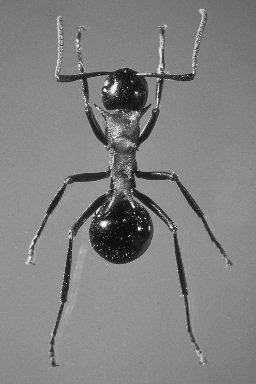
//> input picture assignment2/ant_gray.bmp, 256 x 384 px
$ ./assign2   (built with g++ and OpenCV 4)
//> lines starting //> are read from the running program, lines starting //| are printed output that depends on the picture; after the words box and inside, x2 and y2 are one past the last pixel; in counts of white or black regions, pixels touching at a corner belong together
#include <opencv/cv.h>
#include <opencv2/core/core.hpp>
#include <opencv2/highgui/highgui.hpp>
#include "opencv2/imgproc/imgproc.hpp"
#include <algorithm>
#include <iostream>
#include <map>
#include <math.h>
#include <stack>
#include <cmath>
using namespace cv;
using namespace std;

Mat currentImage;
int sobelX[3][3]={{-1,0,1},{-2,0,2},{-1,0,1}};
int sobelY[3][3]={{1,2,1},{0,0,0},{-1,-2,-1}};
double UsharpMask[3][3]={{0.0625,0.125,0.0625},{0.125,0.25,0.125},{0.0625,0.125,0.0625}};
struct pixel{
   int x,y;
   pixel(){}
   pixel(int myx, int myy){
	x=myx;
        y=myy;
  }

};


int MaskPatch(const Mat& image,int x, int y, int mask[3][3]){
   int returnVal;
   returnVal=(mask[0][0]*image.at<uchar>(x-1,y-1))+(mask[0][1]*image.at<uchar>(x,y-1))+(mask[0][2]*image.at<uchar>(x+1,y-1))+(mask[1][0]*image.at<uchar>(x-1,y))+(mask[1][1]*image.at<uchar>(x,y))+(mask[1][2]*image.at<uchar>(x+1,y))+(mask[2][0]*image.at<uchar>(x-1,y+1))+(mask[2][1]*image.at<uchar>(x,y+1))+(mask[2][2]*image.at<uchar>(x+1,y+1));
   return returnVal;
}

int MaskPatchD(const Mat& image,int x, int y, double mask[3][3]){
   int returnVal;
   returnVal=(mask[0][0]*image.at<uchar>(x-1,y-1))+(mask[0][1]*image.at<uchar>(x,y-1))+(mask[0][2]*image.at<uchar>(x+1,y-1))+(mask[1][0]*image.at<uchar>(x-1,y))+(mask[1][1]*image.at<uchar>(x,y))+(mask[1][2]*image.at<uchar>(x+1,y))+(mask[2][0]*image.at<uchar>(x-1,y+1))+(mask[2][1]*image.at<uchar>(x,y+1))+(mask[2][2]*image.at<uchar>(x+1,y+1))/4;
   return returnVal;
}

int MaskPatchF11(const Mat& image,int x, int y, vector<vector<float>> mask){
   int returnVal;
   returnVal=0;
   return returnVal;
}

int MaskPatchF7(const Mat& image,int x, int y, vector<vector<double>> mask){
   int row1,row2,row3,row4,row5,row6,row7;
   row1=(mask[0][0]*image.at<uchar>(x-3,y-3))+(mask[0][1]*image.at<uchar>(x-2,y-3))+(mask[0][
2]*image.at<uchar>(x-1,y-3))+(mask[0][3]*image.at<uchar>(x,y-3))+(mask[0][4]*image.at<uchar>(x+1,y-3))+(mask[0][5]*image.at<uchar>(x+2,y-3))+(mask[0][6]*image.at<uchar>(x+3,y-3));
   row2=(mask[1][0]*image.at<uchar>(x-3,y-2))+(mask[1][1]*image.at<uchar>(x-2,y-2))+(mask[1][
2]*image.at<uchar>(x-1,y-2))+(mask[1][3]*image.at<uchar>(x,y-2))+(mask[1][4]*image.at<uchar>(x+1,y-2))+(mask[1][5]*image.at<uchar>(x+2,y-2))+(mask[1][6]*image.at<uchar>(x+3,y-2));
   row3=(mask[2][0]*image.at<uchar>(x-3,y-1))+(mask[2][1]*image.at<uchar>(x-2,y-1))+(mask[2][
2]*image.at<uchar>(x-1,y-1))+(mask[2][3]*image.at<uchar>(x,y-1))+(mask[2][4]*image.at<uchar>(x+1,y-1))+(mask[2][5]*image.at<uchar>(x+2,y-1))+(mask[2][6]*image.at<uchar>(x+3,y-1));
   row4=(mask[3][0]*image.at<uchar>(x-3,y))+(mask[3][1]*image.at<uchar>(x-2,y))+(mask[3][
2]*image.at<uchar>(x-1,y))+(mask[3][3]*image.at<uchar>(x,y))+(mask[3][4]*image.at<uchar>(x+1,y))+(mask[3][5]*image.at<uchar>(x+2,y))+(mask[3][6]*image.at<uchar>(x+3,y));
   row5=(mask[4][0]*image.at<uchar>(x-3,y+1))+(mask[4][1]*image.at<uchar>(x-2,y+1))+(mask[4][
2]*image.at<uchar>(x-1,y+1))+(mask[4][3]*image.at<uchar>(x,y+1))+(mask[4][4]*image.at<uchar>(x+1,y+1))+(mask[4][5]*image.at<uchar>(x+2,y+1))+(mask[4][6]*image.at<uchar>(x+3,y+1));
   row6=(mask[5][0]*image.at<uchar>(x-3,y+2))+(mask[5][1]*image.at<uchar>(x-2,y+2))+(mask[5][
2]*image.at<uchar>(x-1,y+2))+(mask[5][3]*image.at<uchar>(x,y+2))+(mask[5][4]*image.at<uchar>(x+1,y+2))+(mask[5][5]*image.at<uchar>(x+2,y+2))+(mask[5][6]*image.at<uchar>(x+3,y+2));
   row6=(mask[6][0]*image.at<uchar>(x-3,y+3))+(mask[6][1]*image.at<uchar>(x-2,y+3))+(mask[6][
2]*image.at<uchar>(x-1,y+3))+(mask[6][3]*image.at<uchar>(x,y+3))+(mask[6][4]*image.at<uchar>(x+1,y+3))+(mask[6][5]*image.at<uchar>(x+2,y+3))+(mask[6][6]*image.at<uchar>(x+3,y+3));
   return row1+row2+row3+row4+row5+row6+row7;
}


int MaskPatchF11(const Mat& image,int x, int y, vector<vector<double>> mask){
   int offset= -5;
   int total=0;
for(int i=0;i<11;++i){
   total =(mask[i][0]*image.at<uchar>(x-5,y+offset))+(mask[i][1]*image.at<uchar>(x-4,y+offset))+(mask[i][2]*image.at<uchar>(x-3,y+offset))+(mask[i][3]*image.at<uchar>(x-2,y+offset))+(mask[i][4]*image.at<uchar>(x-1,y+offset))+(mask[i][5]*image.at<uchar>(x,y+offset))+(mask[i][6]*image.at<uchar>(x+1,y+offset))+(mask[i][7]*image.at<uchar>(x+2,y+offset))+(mask[i][8]*image.at<uchar>(x+3,y+offset))+(mask[i][9]*image.at<uchar>(x+4,y+offset))+(mask[i][10]*image.at<uchar>(x+5,y+offset))+total;
++offset;
 }

   return total;
}


Mat Sobel(Mat image){
   Mat returnImage=image.clone();
   for(int i=1;i<image.rows-2;++i){
	for(int j=1;j<image.cols-2;++j){
            int pixX=MaskPatch(image,i,j,sobelX);
            int pixY=MaskPatch(image,i,j,sobelY);
	    returnImage.at<uchar>(i,j)=sqrt((pixX*pixX)+(pixY*pixY));
        }
   }

   return returnImage;
}


Mat Usharp(const Mat& image){
   Mat returnImage=image.clone();
   for(int i=1;i<image.rows-2;++i){
	for(int j=1;j<image.cols-2;++j){
            int newval= image.at<uchar>(i,j)-MaskPatchD(image,i,j,UsharpMask);
            newval=((int)image.at<uchar>(i,j))+newval;
	    returnImage.at<uchar>(i,j)=newval;
        }
   }

   return returnImage;
}


Mat Blur(const Mat& image){
   Mat returnImage=image.clone();
   for(int i=1;i<image.rows-2;++i){
	for(int j=1;j<image.cols-2;++j){
	    returnImage.at<uchar>(i,j)=MaskPatchD(image,i,j,UsharpMask);
        }
   }

   return returnImage;
}


Mat Sig7(const Mat& image,vector<vector<double>> mask){
   Mat returnImage=image.clone();
   for(int i=3;i<image.rows-6;++i){
	for(int j=3;j<image.cols-6;++j){
	    returnImage.at<uchar>(i,j)=MaskPatchF7(image,i,j,mask);
        }
   }

   for(int i=0;i<image.rows;++i){
	for(int j=0;j<image.cols;++j){
	    if((int)(returnImage.at<uchar>(i,j))<100){
               returnImage.at<uchar>(i,j)=255;

            }
	    else{
               returnImage.at<uchar>(i,j)=0;

            }
        }
   }

   return returnImage;
}

Mat Sig11(const Mat& image,vector<vector<double>> mask){
   Mat returnImage=image.clone();
   for(int i=5;i<image.rows-10;++i){
	for(int j=5;j<image.cols-10;++j){
	    returnImage.at<uchar>(i,j)=MaskPatchF11(image,i,j,mask);

        }
   }
   for(int i=0;i<image.rows;++i){
	for(int j=0;j<image.cols;++j){
	    if((int)(returnImage.at<uchar>(i,j))<100){
               returnImage.at<uchar>(i,j)=255;

            }
	    else{
               returnImage.at<uchar>(i,j)=0;

            }
        }
   }

   return returnImage;
}

vector<vector<double>> createLoGMask(double sigma, int size, int offset, int scale, int mapScale){

	int min =((-1.0 * (double)size / (double)2));
	int max = (((double)size / (double)2));
	vector<vector<double>> mask(size,vector<double>(size,0.0));
	int x = 0;
	double total = 0;
	double newTotal = 0;
        double sigConst,baseConst,expConst;

        //--------------------calculate formula-----------------------------------
	for (int i = min*scale; i <= max*scale; i +=scale) {
		int y = 0;
		for (int j = min*scale; j <= max*scale; j+=scale) {
			sigConst = 1/(M_PI*pow(sigma, 4));
			baseConst = (pow(i,2) + pow(j,2)) / (2*pow(sigma, 2));
			mask[x][y] = ((-1*sigConst)*(1-baseConst)*(pow(exp(1),(-1*baseConst))))*mapScale;
			total = total +mask[x][y];
			++y;
		}
		++x;
	}
        //--------------------end calculate formula-----------------------------------


	//-------------------------start total---------------------------------
	for (int i = 0; i < size; i++) {
		for (int j = 0; j < size; j++) {
			printf("%lf ", mask[i][j]);
		}
		printf("\n");
	}
	printf("original %d kernel: %lf\n", total,size);
        //---------------------------end total-----------------------------------


	for (int i = 0; i < size; i++) {
		for (int j = 0; j < size; j++) {
			if (mask[i][j] > 0) {
				mask[i][j]=mask[i][j]-(total / (double)(pow(size, 2) - (double)pow(offset, 2)));
			}
			newTotal=newTotal+mask[i][j];
			printf("%lf ", mask[i][j]);
		}
		printf("\n");
	}

	printf("new %d kernel: %lf\n", newTotal,size);

  return mask;

}

int main( int argc, char** argv ){

    Mat ant,basel;
    //char exit;
    ant = imread("ant_gray.bmp", IMREAD_GRAYSCALE);
//> ant is the input picture: 384 rows x 256 cols, CV_8UC1; min 0, max 254, mean 128.7
    basel = imread("basel_gray.bmp",IMREAD_GRAYSCALE);
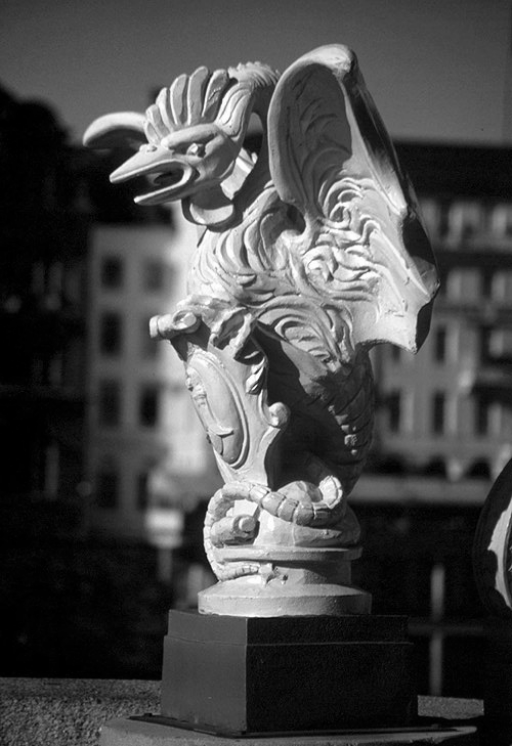
//> input picture assignment2/basel_gray.bmp, 512 x 746 px
//> basel is the input picture: 746 rows x 512 cols, CV_8UC1; min 0, max 254, mean 73.3
   // imshow("basel",basel);//blur take difference then add on top of the original picture
   imshow("ant",ant);//blur take difference then add on top of the original picture
    //imshow("Usharp basel",Usharp(basel));//blur take difference then add on top of the original picture
 //  imshow("Usharp ant",Usharp(ant));//blur take difference then add on top of the original picture
   // imshow("Sobel basel",Sobel(Blur(basel)));//blur take difference then add on top of the original picture
    imshow("Sobel ant",Sobel(Blur(ant)));//blur take difference then add on top of the original picture
//> after the loop in Blur, `for(int i=1;i<image.rows-2;++i)`:
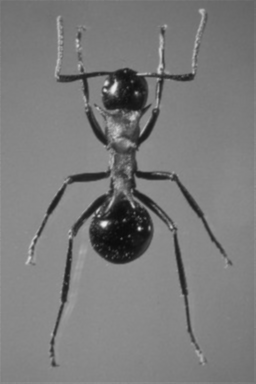
//> returnImage: 384 rows x 256 cols, CV_8UC1; min 11, max 237, mean 122.3
//> after the loop in Sobel, `for(int i=1;i<image.rows-2;++i)`:
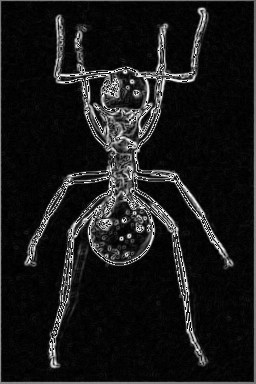
//> returnImage: 384 rows x 256 cols, CV_8UC1; min 0, max 255, mean 25.5
    vector<vector<double>> mask7 = createLoGMask(1.4,7,3,1,1);
    vector<vector<double>> mask11 = createLoGMask(5.0,11,5,2,100);
    //imshow("LoG7 basel",Sig7(basel,mask7));//blur take difference then add on top of the original
   // imshow("LoG11 basel",Sig11(basel,mask11));//blur take difference then add on top of the original
    imshow("LoG7 ant",Sig7(ant,mask7));//blur take difference then add on top of the original
//> after the loop in Sig7, `for(int i=3;i<image.rows-6;++i)`:
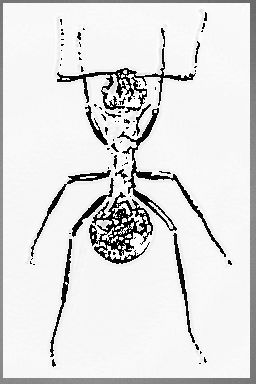
//> returnImage: 384 rows x 256 cols, CV_8UC1; min 0, max 255, mean 223.7
//> after the loop in Sig7, `for(int i=0;i<image.rows;++i)`:
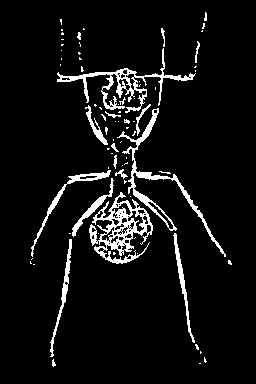
//> returnImage: 384 rows x 256 cols, CV_8UC1; 6.8% white; 76 white regions (58 under 20 px), largest, box (x1, y1, x2, y2) and area: (89, 192, 153, 264) 1660, (57, 48, 196, 113) 1301, (117, 108, 226, 257) 1235
    imshow("LoG11 ant",Sig11(ant,mask11));//blur take difference then add on top of the original
//> after the loop in Sig11, `for(int i=5;i<image.rows-10;++i)`:
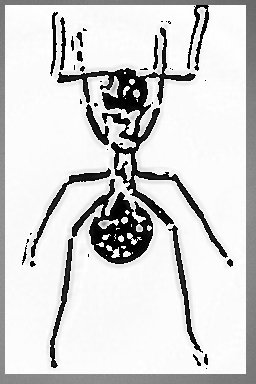
//> returnImage: 384 rows x 256 cols, CV_8UC1; min 0, max 255, mean 211
//> after the loop in Sig11, `for(int i=0;i<image.rows;++i)`:
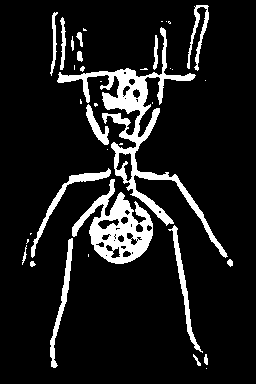
//> returnImage: 384 rows x 256 cols, CV_8UC1; 11.2% white; 38 white regions (19 under 20 px), largest, box (x1, y1, x2, y2) and area: (57, 27, 228, 258) 4604, (72, 179, 153, 264) 2846, (31, 168, 111, 258) 687
    waitKey(0);
    return 0;
}
